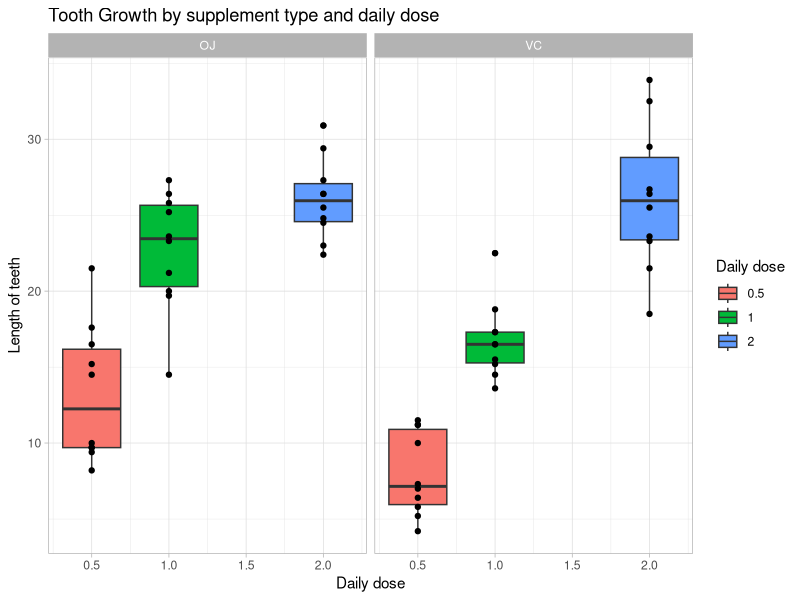
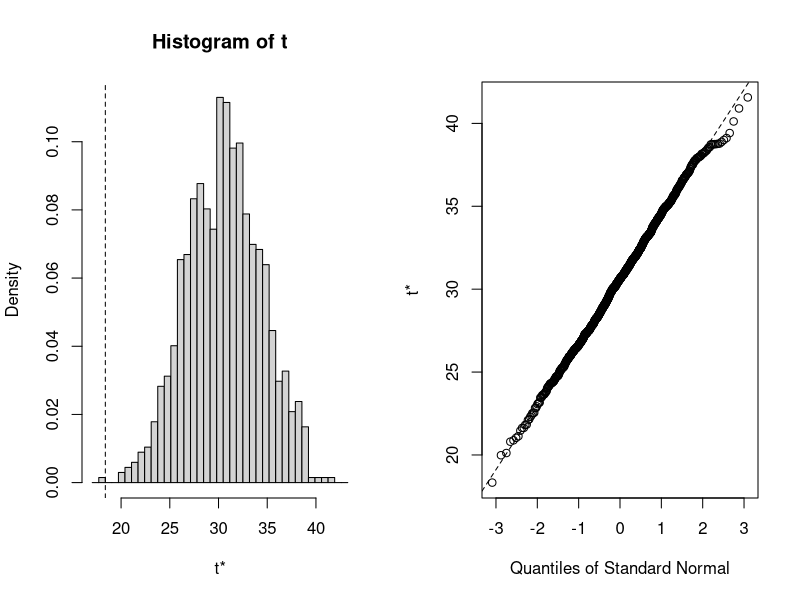
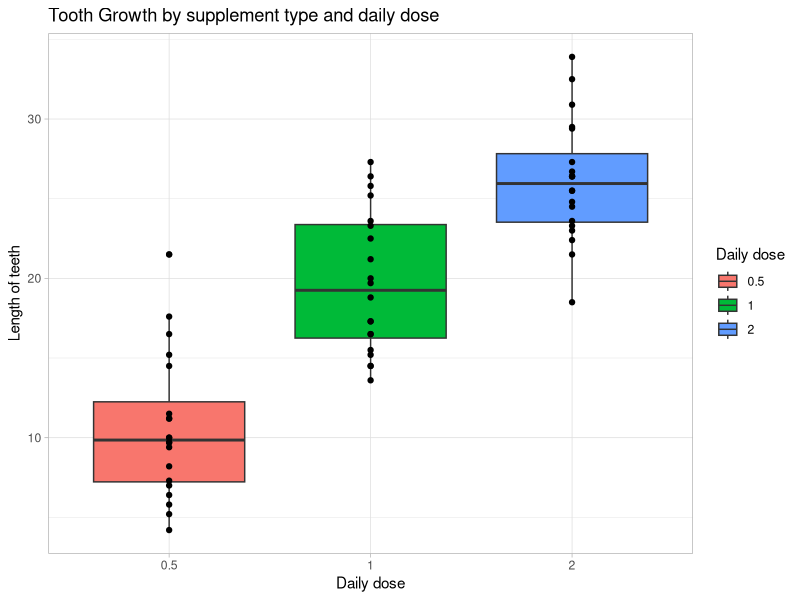
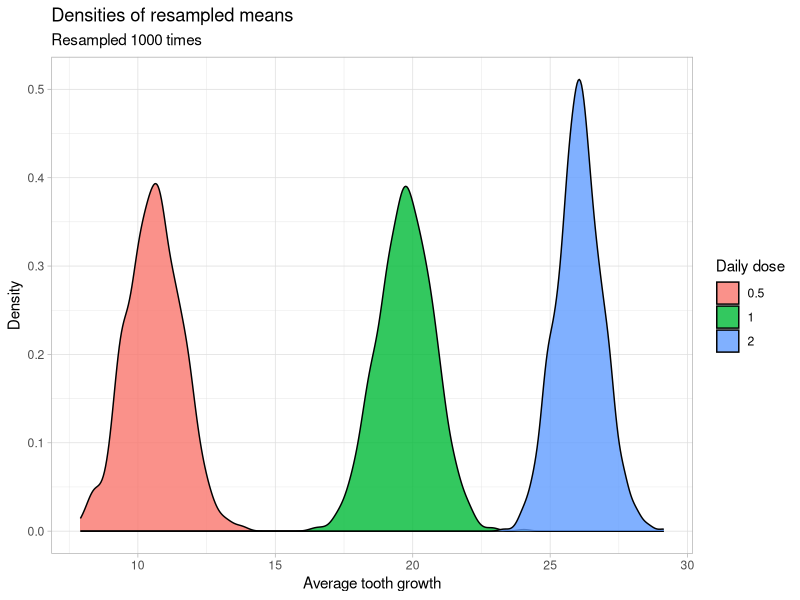

Source code (R) for these figures, in order:
## ---- chunk 1
library(datasets)
library(tidyverse)
library(magrittr)
library(boot)
library(glue)

data("ToothGrowth")
df <- ToothGrowth %>%
  as_tibble()

names(df) <- c('tooth_length', 'supplement_type', 'daily_dose')
# I personally dislike names like 'len' and 'supp' as it's easy to forget what they mean

glimpse(df)
summary(df)

## ---- chunk 2
ggplot(data = df, 
       aes(x =daily_dose, 
           y = tooth_length)) + 
  geom_boxplot(aes(fill = as_factor(daily_dose))) + 
  facet_grid(.~supplement_type) + 
  geom_point() + 
  theme_light() + 
  labs(title = 'Tooth Growth by supplement type and daily dose', 
       x = 'Daily dose', 
       y = 'Length of teeth', 
       fill = 'Daily dose')

## ---- chunk 3
mean_func <- function(i, x) {
  mean(x[i])
}

is_normal <- function(vector, reps = 1000) {
  boot_mean <- boot(vector, mean_func, reps)
  plot(boot_mean)
}

is_normal(df$tooth_length)
## ---- chunk 4
t.test(tooth_length ~ supplement_type, data = df, var.equal = F)
## ---- chunk 5
t.test(tooth_length ~ supplement_type, data = df %>% filter(daily_dose < 2), var.equal = F)
## ---- chunk 6
ggplot(data = df, 
       aes(x = as_factor(daily_dose), 
           y = tooth_length)) + 
  geom_boxplot(aes(fill = as_factor(daily_dose))) + 
  geom_point() + 
  theme_light() + 
  labs(title = 'Tooth Growth by supplement type and daily dose', 
       x = 'Daily dose', 
       y = 'Length of teeth', 
       fill = 'Daily dose')
## ---- chunk 7
number_of_resamples = 1000
data.frame(boot = 1:number_of_resamples) %>% # how many repetitions are needed?
    group_by(boot) %>%
    do(sample_n(df, nrow(df), replace = T)) %>% # resample with replacement
    mutate(daily_dose = as_factor(daily_dose)) %>% # turn daily dose into factor
    group_by(boot, daily_dose) %>% # group by iteration number and daily dose
    summarise(avg = mean(tooth_length), # find avg
              stdev = sd(tooth_length),
              n_samples = n()) %>%
  ggplot() + # plot
  geom_density(aes(x = avg, fill = daily_dose),
               alpha = 0.8) +
  theme_light() +
  labs(title = 'Densities of resampled means',
       subtitle = glue('Resampled {number_of_resamples} times'),
       x = 'Average tooth growth',
       y = 'Density',
       fill = 'Daily dose')
